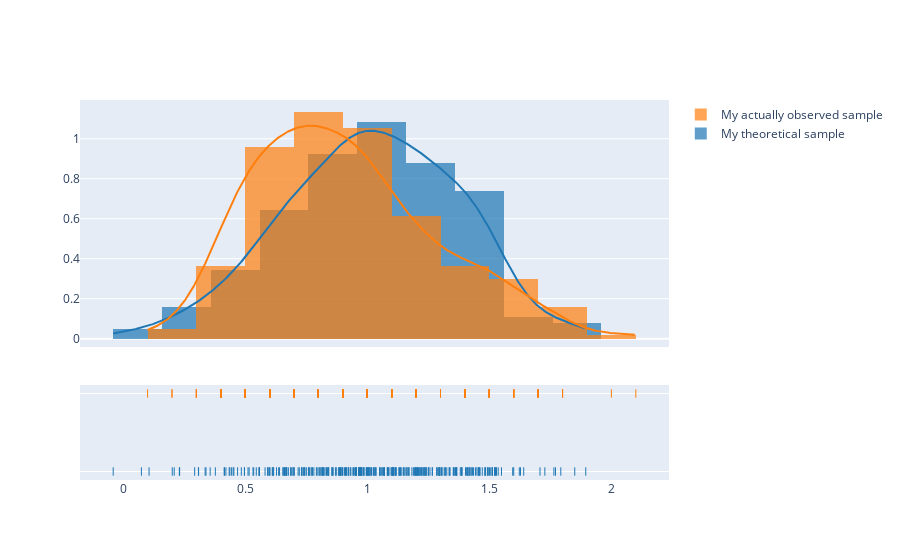

Here is the notebook cell this chart was saved with:
### Code cell
import plotly.figure_factory as ff

hist_data = [my_theoretical_sample, ab_noNaN.Thick]

group_labels = ['My theoretical sample', 
                'My actually observed sample']

#(assuming population is N(mu=1, sigma=0.35)
fig = ff.create_distplot(hist_data, group_labels, bin_size=.2)
fig.show()

### Figure 1 — Plotly figure (JSON) as saved in the notebook; plotly's stock layout.template omitted (floating-point values rounded to 4 significant figures; data arrays with more than 128 entries replaced by an {"elided": "..."} marker saying what was removed)
{"data": [{"autobinx": false, "histnorm": "probability density", "legendgroup": "My theoretical sample", "marker": {"color": "rgb(31, 119, 180)"}, "name": "My theoretical sample", "opacity": 0.7, "type": "histogram", "x": {"elided": "319 float values"}, "xaxis": "x", "xbins": {"end": 1.895, "size": 0.2, "start": -0.04079}, "yaxis": "y"}, {"autobinx": false, "histnorm": "probability density", "legendgroup": "My actually observed sample", "marker": {"color": "rgb(255, 127, 14)"}, "name": "My actually observed sample", "opacity": 0.7, "type": "histogram", "x": {"elided": "319 float values"}, "xaxis": "x", "xbins": {"end": 2.1, "size": 0.2, "start": 0.1}, "yaxis": "y"}, {"legendgroup": "My theoretical sample", "marker": {"color": "rgb(31, 119, 180)"}, "mode": "lines", "name": "My theoretical sample", "showlegend": false, "type": "scatter", "x": {"elided": "500 float values"}, "xaxis": "x", "y": {"elided": "500 float values"}, "yaxis": "y"}, {"legendgroup": "My actually observed sample", "marker": {"color": "rgb(255, 127, 14)"}, "mode": "lines", "name": "My actually observed sample", "showlegend": false, "type": "scatter", "x": {"elided": "500 float values"}, "xaxis": "x", "y": {"elided": "500 float values"}, "yaxis": "y"}, {"legendgroup": "My theoretical sample", "marker": {"color": "rgb(31, 119, 180)", "symbol": "line-ns-open"}, "mode": "markers", "name": "My theoretical sample", "showlegend": false, "type": "scatter", "x": {"elided": "319 float values"}, "xaxis": "x", "y": {"elided": "319 str values"}, "yaxis": "y2"}, {"legendgroup": "My actually observed sample", "marker": {"color": "rgb(255, 127, 14)", "symbol": "line-ns-open"}, "mode": "markers", "name": "My actually observed sample", "showlegend": false, "type": "scatter", "x": {"elided": "319 float values"}, "xaxis": "x", "y": {"elided": "319 str values"}, "yaxis": "y2"}], "layout": {"barmode": "overlay", "hovermode": "closest", "legend": {"traceorder": "reversed"}, "xaxis": {"anchor": "y2", "domain": [0, 1], "zeroline": false}, "yaxis": {"anchor": "free", "domain": [0.35, 1], "position": 0}, "yaxis2": {"anchor": "x", "domain": [0, 0.25], "dtick": 1, "showticklabels": false}}}
